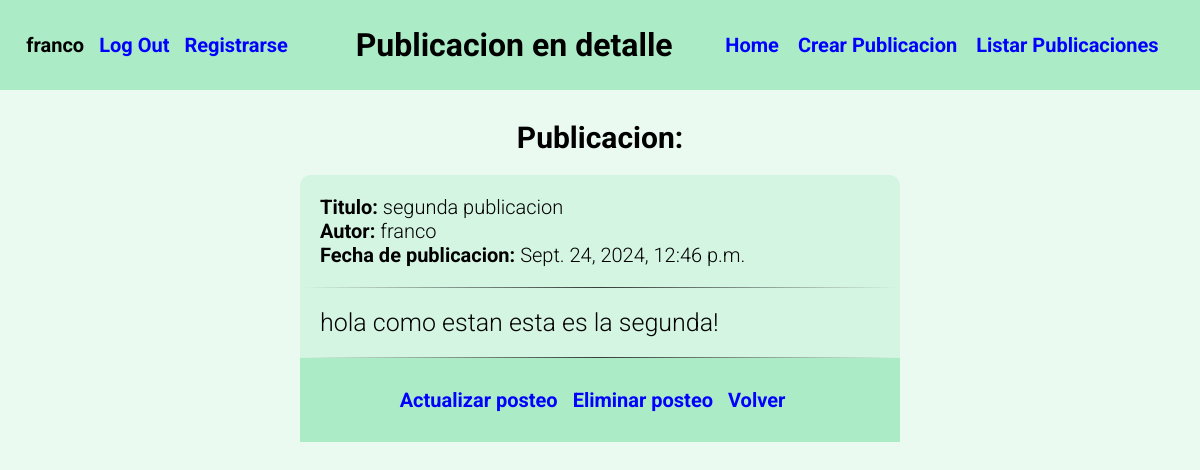
The app's page /publicacion_en_detalle/2 (signed in) with its own data.
### post/models.py (models this page shows, shortened)
class Publicacion(models.Model):
    titulo = models.CharField(max_length=100)
    contenido = models.TextField()
    fechaPublicacion = models.DateTimeField(auto_now_add=True)
    autor = models.ForeignKey(User, on_delete=models.CASCADE, related_name='posteos_hechos')

### post/views.py (the view)
# urls.py: path('publicacion_en_detalle/<int:pk>', ListarEnDetalle.as_view(), name="publicacion_en_detalle"),
class ListarEnDetalle(LoginRequiredMixin, DetailView):
    model = Publicacion
    template_name = 'publicacion_en_detalle.html'
    context_object_name = 'publicacion'

### post/templates/publicacion_en_detalle.html (shortened to what this page needs)
{% extends "base.html" %}
{% block header %}
    <h1>Publicacion en detalle</h1>
{% endblock %}
{% block content %}
    <div class="publicacion">
        <h2>Publicacion: </h2>
        <div class="interior">
            <div class="datos">
                <span class="textoNormal">
                    Titulo:
                    <span class="textoItemLista">{{ publicacion.titulo }}</span>
                </span>
                <span class="textoNormal">
                    Autor:
                    <span class="textoItemLista">{{ publicacion.autor }}</span>
                </span>
                <span class="textoNormal">
                    Fecha de publicacion:
                    <span class="textoItemLista">{{ publicacion.fechaPublicacion }}</span>
                </span>
            </div>
            <hr>
            <div class="contenidoTexto">
                {{ publicacion.contenido }}
            </div>
            <nav class="enlacesPublicacion textoEnlace">
                <a href="{% url "actualizar_publicacion" publicacion.pk %}">Actualizar posteo</a>
                {% if user.is_authenticated and user == publicacion.autor %}
                <a href="{% url "confirmar_eliminar" publicacion.pk %}">Eliminar posteo</a>
                {% endif %}
                <a href="{% url "listar_publicaciones" %}">Volver</a>
            </nav>
        </div>
    </div>
{% endblock %}

### post/templates/base.html (shortened to what this page needs)
<!DOCTYPE html>
<html lang="en">
<head>
    {% load static %}
    <link rel="stylesheet" href="{% static 'estilos.css' %}">
</head>
<body>
    <header>
        <div class="parteRegistro textoEnlace">
            {% if user.is_authenticated %}
                <span class="textoNormal">{{ user.username }}</span>
                <a href="{% url "logout" %}">Log Out</a>
            {% else %}
                <span class="textoNormal">No estas registrado aun</span>
                <a href="{% url "login" %}">Log In</a>
            {% endif %}
            <a href="{% url "registro" %}">Registrarse</a>
        </div>
        {% block header %}<h1 class="titulo">Mi base</h1>{% endblock header %}
        {% include 'navbar.html' %}
    </header>
    <div class="contenido">
        {% block content %}
        {% endblock %}
    </div>
</body>
</html>

### post/static/estilos.css (style rules this page uses)
* { margin: 0; padding: 0; box-sizing: border-box; font-family: 'Roboto'; }
body { background-color: #eafaf1; }
header { height: 90px; background-color: #abebc6; display: flex; align-items: center; justify-content: space-around; }
.parteRegistro { display: flex; align-items: center; justify-content: center; }
.parteRegistro * { margin-right: 15px; }
.textoNormal { font-size: 20px; font-weight: bold; text-decoration: none; }
.textoEnlace a { font-size: 20px; font-weight: bold; text-decoration: none; color: blue; margin-right: 15px; text-align: center; }
.contenido { background-color: #eafaf1; display: flex; align-items: center; justify-content: center; margin-top: 30px; }
.textoItemLista { font-size: 20px; font-weight: 300; }
.publicacion { display: flex; align-items: center; justify-content: center; flex-direction: column; width: 50%; }
.publicacion h2 { font-size: 30px; font-weight: bold; margin-bottom: 20px; }
.publicacion .interior { background-color: #d5f5e3; list-style: none; width: 100%; border-radius: 10px; }
.publicacion .datos { display: flex; align-content: center; justify-content: center; flex-direction: column; width: 100%; padding: 20px; }
.publicacion hr { border: 0; height: 1px; background-image: linear-gradient(to right, rgba(0, 0, 0, 0), rgba(0, 0, 0, 0.75), rgba(0, 0, 0, 0)); }
.publicacion .contenidoTexto { padding: 20px; font-size: 25px; font-weight: 300; text-align: start; }
.publicacion .enlacesPublicacion { display: flex; align-items: center; justify-content: center; padding: 30px; background-color: #abebc6; }

### records on screen
Publicacion: titulo "segunda publicacion", autor "franco", fechaPublicacion "Sept. 24, 2024, 12:46 p.m.", contenido "hola como estan esta es la segunda!"

### other values on screen
{{ user.username }} "franco"
